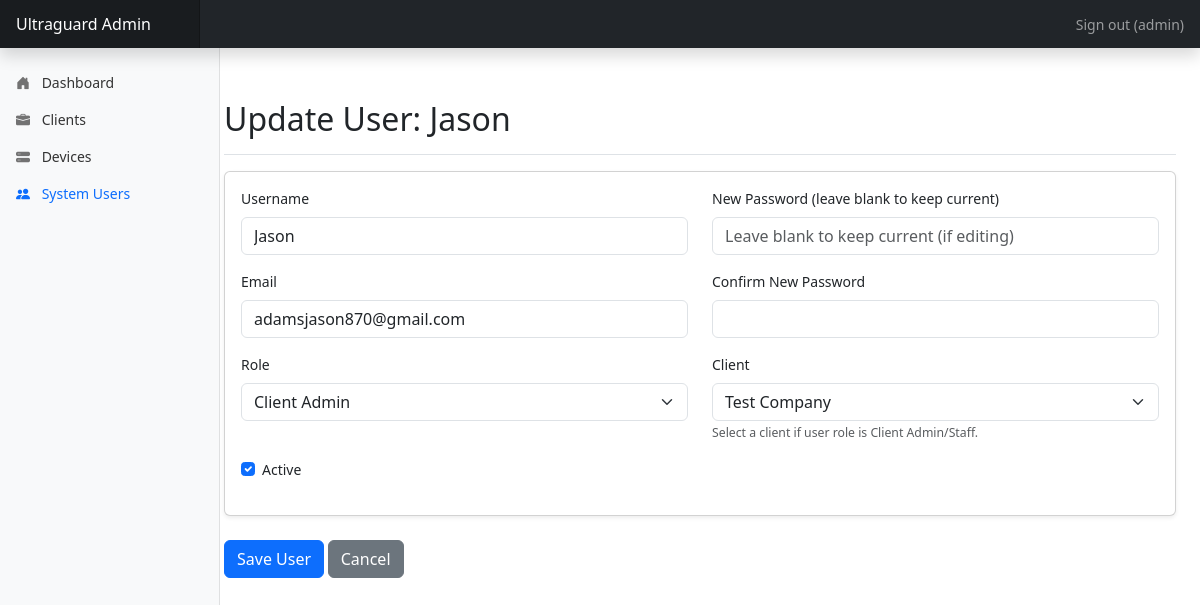
The app's page /admin/system-user/edit/2 (signed in) with its own data.
### app/models.py (models this page shows, shortened)
class User(db.Model, UserMixin): # For both Ultraguard Admins and Client Users
    __tablename__ = 'users'
    id = db.Column(db.Integer, primary_key=True) # Required by UserMixin
    username = db.Column(db.String(80), unique=True, nullable=False) # Login username
    password_hash = db.Column(db.String(256), nullable=False)
    email = db.Column(db.String(120), unique=True, nullable=False) # Email for login/notifications
    role = db.Column(db.String(30), nullable=False, default='CLIENT_STAFF') # e.g., 'ULTRAGUARD_ADMIN', 'CLIENT_ADMIN', 'CLIENT_STAFF'
    is_active = db.Column(db.Boolean, default=True, nullable=False) # Required by UserMixin
    client_id = db.Column(db.Integer, db.ForeignKey('client.id'), nullable=True) # Null for Ultraguard Admins
    client = db.relationship('Client', backref=db.backref('client_users', lazy='dynamic'))
    created_at = db.Column(db.DateTime, default=lambda: datetime.now(timezone.utc))
    last_login_at = db.Column(db.DateTime, nullable=True)
    def is_ultraguard_admin(self):
        return self.role == 'ULTRAGUARD_ADMIN'

### app/admin/routes.py (the view)
@bp.route('/system-user/edit/<int:user_id>', methods=['GET', 'POST'])
@login_required
def edit_system_user(user_id):
    if not current_user.is_ultraguard_admin():
        flash('Access Denied.', 'danger')
        return redirect(url_for('admin.dashboard'))
    user_to_edit = db.session.get(User, user_id)
    if user_to_edit is None:
        abort(404, description=f"User with ID {user_id} not found.")
    form = SystemUserForm(obj=user_to_edit)
    form.obj = user_to_edit
    if form.validate_on_submit():
        try:
            if form.username.data != user_to_edit.username:
                existing_user = User.query.filter_by(username=form.username.data).first()
                if existing_user:
                    flash('This username is already taken.', 'danger')
                    return render_template('admin/system_users/add_edit_user.html',
                                        title=f'Edit User: {user_to_edit.username}',
                                        form=form,
                                        user_to_edit=user_to_edit,
                                        form_legend=f'Update User: {user_to_edit.username}')
            if form.email.data != user_to_edit.email:
                existing_email = User.query.filter_by(email=form.email.data).first()
                if existing_email:
                    flash('This email is already registered.', 'danger')
                    return render_template('admin/system_users/add_edit_user.html',
                                        title=f'Edit User: {user_to_edit.username}',
                                        form=form,
                                        user_to_edit=user_to_edit,
                                        form_legend=f'Update User: {user_to_edit.username}')
            user_to_edit.username = form.username.data
            user_to_edit.email = form.email.data
            user_to_edit.role = form.role.data
            user_to_edit.is_active = form.is_active.data
            if form.role.data != 'ULTRAGUARD_ADMIN' and form.client_id.data and form.client_id.data > 0:
                user_to_edit.client_id = form.client_id.data
            elif form.role.data == 'ULTRAGUARD_ADMIN':
                user_to_edit.client_id = None
            if form.password.data:  # Only set password if a new one was entered
                user_to_edit.set_password(form.password.data)
            db.session.commit()
            flash(f'User "{user_to_edit.username}" updated successfully!', 'success')
            return redirect(url_for('admin.list_system_users'))
        except IntegrityError as e:
            db.session.rollback()
            current_app.logger.warning(f"IntegrityError updating user {user_id}: {e}", exc_info=True)
            if 'UNIQUE constraint failed' in str(e).lower():
                if 'user.username' in str(e).lower():
                    flash('Error: This username is already taken.', 'danger')
                elif 'user.email' in str(e).lower():
                    flash('Error: This email is already registered.', 'danger')
                else:
                    flash('Error: This operation violates a data integrity rule.', 'danger')
            else:
                flash('Error: This operation violates a data integrity rule.', 'danger')
            return render_template('admin/system_users/add_edit_user.html',
                                title=f'Edit User: {user_to_edit.username}',
                                form=form,
                                user_to_edit=user_to_edit,
                                form_legend=f'Update User: {user_to_edit.username}')
        except SQLAlchemyError as e:
            db.session.rollback()
            current_app.logger.error(f"SQLAlchemyError updating user {user_id}: {e}", exc_info=True)
            flash('A database error occurred while updating the user. Please try again.', 'danger')
            return render_template('admin/system_users/add_edit_user.html',
                                title=f'Edit User: {user_to_edit.username}',
                                form=form,
                                user_to_edit=user_to_edit,
                                form_legend=f'Update User: {user_to_edit.username}')
        except Exception as e:
            db.session.rollback()
            current_app.logger.critical(f"Unexpected error updating user {user_id}: {e}", exc_info=True)
            flash('An unexpected error occurred. Please try again or contact support.', 'danger')
            return render_template('admin/system_users/add_edit_user.html',
                                title=f'Edit User: {user_to_edit.username}',
                                form=form,
                                user_to_edit=user_to_edit,
                                form_legend=f'Update User: {user_to_edit.username}')
    elif request.method == 'GET':  # Pre-populate form fields
        form.username.data = user_to_edit.username
        form.email.data = user_to_edit.email
        form.role.data = user_to_edit.role
        form.is_active.data = user_to_edit.is_active
        if user_to_edit.role == 'ULTRAGUARD_ADMIN' or not user_to_edit.client_id:
            form.client_id.data = 0
        else:
            form.client_id.data = user_to_edit.client_id
    return render_template('admin/system_users/add_edit_user.html',
                         title=f'Edit User: {user_to_edit.username}',
                         form=form,
                         user_to_edit=user_to_edit,
                         form_legend=f'Update User: {user_to_edit.username}')

### app/admin/routes.py (called while the page is built)
@login_manager.user_loader
def load_user(user_id):
    return db.session.get(User, int(user_id))

### app/templates/admin/system_users/add_edit_user.html (shortened to what this page needs)
{% extends "admin_base.html" %}
{% from "_form_helpers.html" import render_field, render_select_field, render_checkbox_field %}
{% block content %}
<div class="pt-3 pb-2 mb-3 border-bottom">
    <h1 class="h2">{{ form_legend if form_legend else title }}</h1>
</div>
<form method="POST" action="" novalidate>
    <div class="card shadow-sm">
        <div class="card-body">
            <div class="row">
                <div class="col-md-6">
                    {{ render_field(form.username, class="form-control") }}
                    {{ render_field(form.email, class="form-control", type="email") }}
                    {{ render_select_field(form.role, class="form-select") }}
                </div>
                <div class="col-md-6">
                    {{ render_field(form.password, class="form-control", type="password", placeholder="Leave blank to keep current (if editing)") }}
                    {{ render_field(form.confirm_password, class="form-control", type="password") }}
                    {% if form.client_id %}
                       {{ render_select_field(form.client_id, class="form-select", help_text="Select a client if user role is Client Admin/Staff.") }}
                    {% endif %}
                </div>
            </div>
            {{ render_checkbox_field(form.is_active) }}
        </div>
    </div>
    <div class="mt-4">
        {{ form.submit(class="btn btn-primary") }}
        <a href="{{ url_for('admin.list_system_users') }}" class="btn btn-secondary">Cancel</a>
    </div>
</form>
{% endblock %}

### app/templates/admin_base.html (shortened to what this page needs)
<!DOCTYPE html>
<html lang="en">
<head>
    <link href="https://cdn.jsdelivr.net/npm/bootstrap@5.3.2/dist/css/bootstrap.min.css" rel="stylesheet">
    <link href="https://cdn.jsdelivr.net/npm/bootstrap-icons@1.11.1/font/bootstrap-icons.css" rel="stylesheet">
</head>
<body>
    <header class="navbar navbar-dark sticky-top bg-dark flex-md-nowrap p-0 shadow">
        <a class="navbar-brand col-md-3 col-lg-2 me-0 px-3 fs-6" href="{{ url_for('admin.dashboard') }}">Ultraguard Admin</a>
        <div class="navbar-nav ms-auto">
            <div class="nav-item text-nowrap">
                {% if current_user.is_authenticated %}
                    <a class="nav-link px-3" href="{{ url_for('admin.logout') }}">Sign out ({{ current_user.username }})</a>
                {% else %}
                     <a class="nav-link px-3" href="{{ url_for('admin.login') }}">Sign in</a>
                {% endif %}
            </div>
        </div>
    </header>
    <div class="container-fluid">
        <div class="row">
            <nav id="sidebarMenu" class="col-md-3 col-lg-2 d-md-block bg-light sidebar collapse">
                <div class="sidebar-sticky pt-3">
                    <ul class="nav flex-column">
                        <li class="nav-item">
                            <a class="nav-link {% if request.endpoint == 'admin.dashboard' %}active{% endif %}" href="{{ url_for('admin.dashboard') }}">
                                <i class="bi bi-house-door-fill"></i> Dashboard
                            </a>
                        </li>
                        <li class="nav-item">
                            <a class="nav-link {% if 'client' in request.endpoint %}active{% endif %}" href="{{ url_for('admin.list_clients') }}">
                                <i class="bi bi-briefcase-fill"></i> Clients
                            </a>
                        </li>
                        <li class="nav-item">
                            <a class="nav-link {% if 'device' in request.endpoint %}active{% endif %}" href="{{ url_for('admin.list_all_devices') }}">
                                <i class="bi bi-hdd-stack-fill"></i> Devices
                            </a>
                        </li>
                         <li class="nav-item">
                             <a class="nav-link {% if 'system_user' in request.endpoint %}active{% endif %}" href="{{ url_for('admin.list_system_users') }}">
                                 <i class="bi bi-people-fill"></i> System Users
                             </a>
                         </li>
                    </ul>
                </div>
            </nav>
            <main class="col-md-9 ms-sm-auto col-lg-10 px-md-4 main-content">
                {% block content %}{% endblock %}
            </main>
        </div>
    </div>
</body>
</html>

### app/templates/_form_helpers.html (shortened to what this page needs)
{% macro render_field(field, class="form-control", help_text=None, extra_attrs=None) %}
    <div class="mb-3">
        {{ field.label(class="form-label") }}
        {% set field_class = class + (" is-invalid" if field.errors else "") %}
        {% set attrs = {} %}
        {% if attrs %}
            {{ field(class=field_class, **attrs) }}
        {% else %}
            {{ field(class=field_class) }}
        {% endif %}
    </div>
{% endmacro %}
{% macro render_select_field(field, class="form-select", help_text=None) %}
<div class="mb-3">
    {{ field.label(class="form-label") }}
    {{ field(class=class + (" is-invalid" if field.errors else "")) }}
    {% if help_text %}
        <small class="form-text text-muted">{{ help_text }}</small>
    {% endif %}
</div>
{% endmacro %}
{% macro render_checkbox_field(field, class="form-check-input") %}
<div class="mb-3 form-check">
    {% set field_class = class + (" is-invalid" if field.errors else "") %}
    {% if kwargs %}
        {{ field(class=field_class, **kwargs) }}
    {% else %}
        {{ field(class=field_class) }}
    {% endif %}
    {{ field.label(class="form-check-label") }}
</div>
{% endmacro %}

### app/templates/admin_base.html (style rules this page uses)
body { font-size: .875rem; }
.sidebar { position: fixed; top: 0; bottom: 0; left: 0; z-index: 100; padding: 48px 0 0; box-shadow: inset -1px 0 0 rgba(0, 0, 0, .1); width: 220px; }
.sidebar-sticky { position: relative; top: 0; height: calc(100vh - 48px); padding-top: .5rem; overflow-x: hidden; overflow-y: auto; }
.sidebar .nav-link { font-weight: 500; color: #333; }
.sidebar .nav-link .bi { margin-right: 8px; color: #727272; width: 16px; text-align: center; }
.sidebar .nav-link.active { color: #0d6efd; }
.sidebar .nav-link:hover .bi, .sidebar .nav-link.active .bi { color: inherit; }
.main-content { margin-left: 220px; padding: 20px; }
.navbar-brand { padding-top: .75rem; padding-bottom: .75rem; font-size: 1rem; background-color: rgba(0, 0, 0, .25); box-shadow: inset -1px 0 0 rgba(0, 0, 0, .25); }

### records on screen
User: username "admin"
User: username "Jason", email "adamsjason870@gmail.com", role "Client Admin", client_id "Test Company", is_active "☑"

### other values on screen
{{ field.label(class="form-label") }} "Username Email New Password (leave blank to keep current) Confirm New Password"
{{ field.label(class="form-label") }} "Role Client"
{{ help_text }} "Select a client if user role is Client Admin/Staff."
{{ field.label(class="form-check-label") }} "Active"
